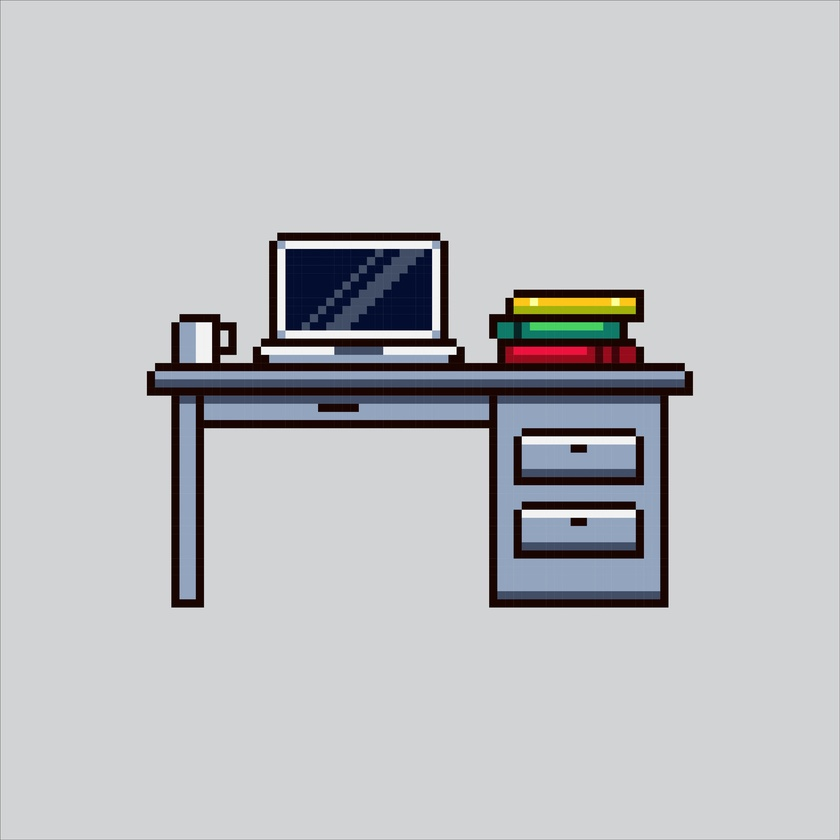
#> input picture assets/desk.jpg, 840 x 840 px, shrunk from 1920 x 1920 before the run
$ python process_cat.py assets/desk.jpg
#> lines starting #> are read from the running program, lines starting #| are printed output that depends on the picture
#!/usr/bin/env python3
"""
Quick Cat Image Processor
专门处理有复杂背景（白色灰色方格）的小猫精灵图
"""

import os
import sys
from PIL import Image
import argparse

def smart_cat_background_removal(image_path, output_path=None):
    """
    智能处理小猫图片的复杂背景
    针对白色/灰色方格背景优化
    """
    try:
        print(f"处理图片: {image_path}")

        # 打开图片
        img = Image.open(image_path).convert("RGBA")
        width, height = img.size

        # 获取像素数据
        pixels = img.load()

        # 分析背景颜色
        background_colors = analyze_background_colors(img)
        print(f"检测到背景颜色: {len(background_colors)} 种")

        # 处理每个像素
        processed_count = 0
        for y in range(height):
            for x in range(width):
                r, g, b, a = pixels[x, y]

                # 检查是否为背景像素
                if is_background_pixel(r, g, b, background_colors):
                    pixels[x, y] = (0, 0, 0, 0)  # 设为透明
                    processed_count += 1

        # 后处理：清理边缘
        img = cleanup_edges(img)

        # 保存结果
        if output_path is None:
            name, ext = os.path.splitext(image_path)
            output_path = f"{name}_clean.png"

        img.save(output_path, "PNG")

        transparency_ratio = processed_count / (width * height)
        print(f"处理完成: {output_path}")
        print(f"透明化像素: {processed_count}/{width*height} ({transparency_ratio:.1%})")

        return output_path

    except Exception as e:
        print(f"处理失败: {e}")
        return None

def analyze_background_colors(img):
    """分析图片的背景颜色"""
    width, height = img.size
    pixels = img.load()

    # 采样边缘像素来确定背景颜色
    edge_colors = []

    # 采样四个角落和边缘
    sample_size = min(20, width//4, height//4)

    # 左上角
    for x in range(sample_size):
        for y in range(sample_size):
            r, g, b, a = pixels[x, y]
            edge_colors.append((r, g, b))

    # 右上角
    for x in range(width-sample_size, width):
        for y in range(sample_size):
            r, g, b, a = pixels[x, y]
            edge_colors.append((r, g, b))

    # 左下角
    for x in range(sample_size):
        for y in range(height-sample_size, height):
            r, g, b, a = pixels[x, y]
            edge_colors.append((r, g, b))

    # 右下角
    for x in range(width-sample_size, width):
        for y in range(height-sample_size, height):
            r, g, b, a = pixels[x, y]
            edge_colors.append((r, g, b))

    # 统计颜色频率
    color_count = {}
    for color in edge_colors:
        # 量化颜色以减少噪声
        quantized = (color[0]//16*16, color[1]//16*16, color[2]//16*16)
        color_count[quantized] = color_count.get(quantized, 0) + 1

    # 找出最常见的背景颜色
    background_colors = []
    total_samples = len(edge_colors)

    for color, count in color_count.items():
        if count / total_samples > 0.1:  # 出现频率超过10%
            r, g, b = color
            # 只考虑亮色作为背景
            if r > 150 and g > 150 and b > 150:
                background_colors.append(color)

    # 如果没有找到明显的背景色，使用默认的白色和灰色
    if not background_colors:
        background_colors = [(255, 255, 255), (192, 192, 192), (224, 224, 224)]

    return background_colors

def is_background_pixel(r, g, b, background_colors, tolerance=25):
    """判断像素是否为背景"""

    # 检查是否接近已知背景颜色
    for bg_r, bg_g, bg_b in background_colors:
        if (abs(r - bg_r) < tolerance and
            abs(g - bg_g) < tolerance and
            abs(b - bg_b) < tolerance):
            return True

    # 检查是否为白色/浅灰色
    if r > 200 and g > 200 and b > 200:
        # 检查是否为灰度色（R、G、B相近）
        color_variance = max(abs(r-g), abs(g-b), abs(r-b))
        if color_variance < 30:  # 灰度色
            return True

    # 检查棋盘格模式的特征
    brightness = (r + g + b) / 3
    if brightness > 180:  # 亮色
        return True

    return False

def cleanup_edges(img):
    """清理边缘的孤立像素"""
    width, height = img.size
    pixels = img.load()

    # 创建副本进行处理
    result = img.copy()
    result_pixels = result.load()

    # 边缘清理：移除孤立的透明像素周围的杂点
    for y in range(1, height-1):
        for x in range(1, width-1):
            r, g, b, a = pixels[x, y]

            if a > 0:  # 非透明像素
                # 检查周围8个像素
                transparent_neighbors = 0
                for dy in [-1, 0, 1]:
                    for dx in [-1, 0, 1]:
                        if dx == 0 and dy == 0:
                            continue
                        nr, ng, nb, na = pixels[x+dx, y+dy]
                        if na == 0:  # 透明
                            transparent_neighbors += 1

                # 如果被透明像素包围，且颜色很浅，可能是背景残留
                if transparent_neighbors >= 6:
                    if r > 180 and g > 180 and b > 180:
                        result_pixels[x, y] = (0, 0, 0, 0)

    return result

def process_folder(folder_path, output_folder=None):
    """处理文件夹中的所有PNG图片"""
    if not os.path.exists(folder_path):
        print(f"文件夹不存在: {folder_path}")
        return

    if output_folder is None:
        output_folder = folder_path + "_processed"

    os.makedirs(output_folder, exist_ok=True)

    png_files = [f for f in os.listdir(folder_path) if f.lower().endswith('.png')]

    if not png_files:
        print(f"在 {folder_path} 中没有找到PNG文件")
        return

    print(f"找到 {len(png_files)} 个PNG文件")

    processed_files = []
    for i, filename in enumerate(png_files):
        input_path = os.path.join(folder_path, filename)
        output_path = os.path.join(output_folder, filename)

        print(f"\\n处理 {i+1}/{len(png_files)}: {filename}")

        if smart_cat_background_removal(input_path, output_path):
            processed_files.append(output_path)

    print(f"\\n处理完成！")
    print(f"输出文件夹: {output_folder}")
    print(f"成功处理: {len(processed_files)}/{len(png_files)} 个文件")

    return processed_files

def main():
    parser = argparse.ArgumentParser(description="处理小猫精灵图的复杂背景")
    parser.add_argument("input", help="输入文件或文件夹路径")
    parser.add_argument("--output", help="输出路径")
    parser.add_argument("--folder", action="store_true", help="处理整个文件夹")

    args = parser.parse_args()

    if args.folder or os.path.isdir(args.input):
        # 处理文件夹
        process_folder(args.input, args.output)
    else:
        # 处理单个文件
        smart_cat_background_removal(args.input, args.output)
#> after the loop in analyze_background_colors, `for x in range(sample_size):`: edge_colors = 400 items, first 6: (139, 140, 142), (180, 181, 183), (171, 172, 174), (170, 171, 173), (172, 173, 175), (172, 173, 175)
#> after the loop in analyze_background_colors, `for x in range(width-sample_size, width):`: edge_colors = 800 items, first 6: (139, 140, 142), (180, 181, 183), (171, 172, 174), (170, 171, 173), (172, 173, 175), (172, 173, 175)
#> after the loop in analyze_background_colors, `for x in range(sample_size):`: edge_colors = 1200 items, first 6: (139, 140, 142), (180, 181, 183), (171, 172, 174), (170, 171, 173), (172, 173, 175), (172, 173, 175)
#> after the loop in analyze_background_colors, `for x in range(width-sample_size, width):`: edge_colors = 1600 items, first 6: (139, 140, 142), (180, 181, 183), (171, 172, 174), (170, 171, 173), (172, 173, 175), (172, 173, 175)
#> the loop in analyze_background_colors, `for color in edge_colors:` made 1600 passes
#> (color, quantized) on passes 1 to 3: ((139, 140, 142), (128, 128, 128)), ((180, 181, 183), (176, 176, 176)), ((171, 172, 174), (160, 160, 160))
#> after the loop in analyze_background_colors, `for color in edge_colors:`: color_count = 11 items
#> in analyze_background_colors, `total_samples = len(edge_colors)`: total_samples = 1600
#> the loop in analyze_background_colors, `for color, count in color_count.items():` made 11 passes
#> (count, r, g, b) on pass 5: (1437, 208, 208, 208)
#> (color, count) on passes 1, 2, 3, 4, 6, 7: ((128, 128, 128), 1), ((176, 176, 176), 77), ((160, 160, 160), 67), ((208, 208, 224), 2), ((160, 160, 176), 5), ((144, 144, 144), 2)
#> after the loop in analyze_background_colors, `for color, count in color_count.items():`: background_colors = [(208, 208, 208)]
#| 检测到背景颜色: 1 种
#> in cleanup_edges, `result = img.copy()`:
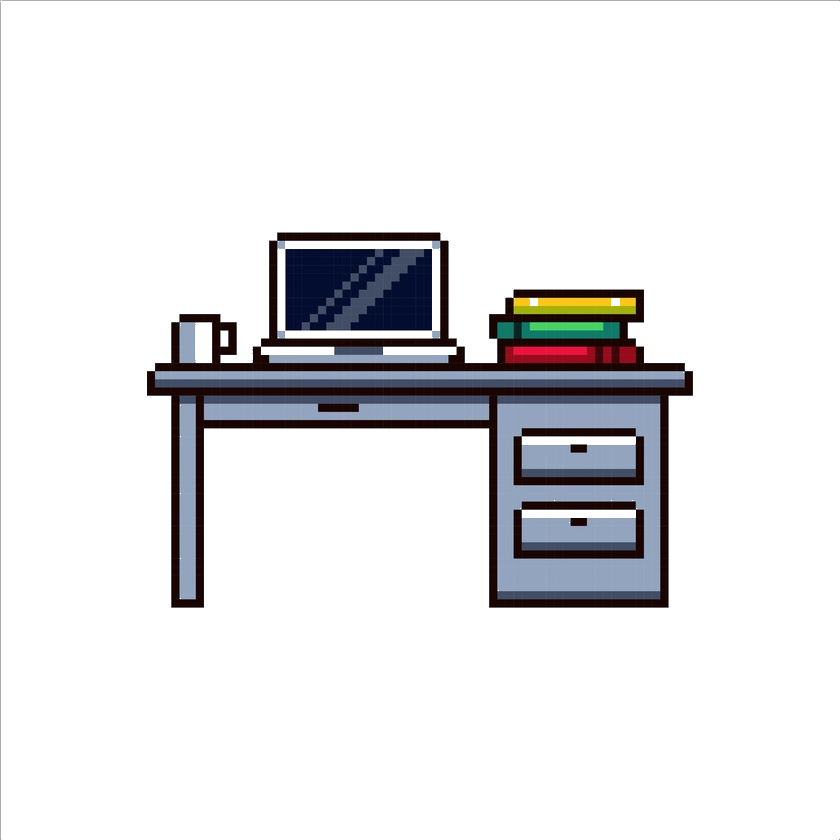
#> result: PIL image 840x840 RGBA; mean R, G, B, A 12.1, 12.1, 13.7, 37.7; transparent parts drawn white
#| 透明化像素: 601273/705600 (85.2%)

if __name__ == "__main__":
    main()
